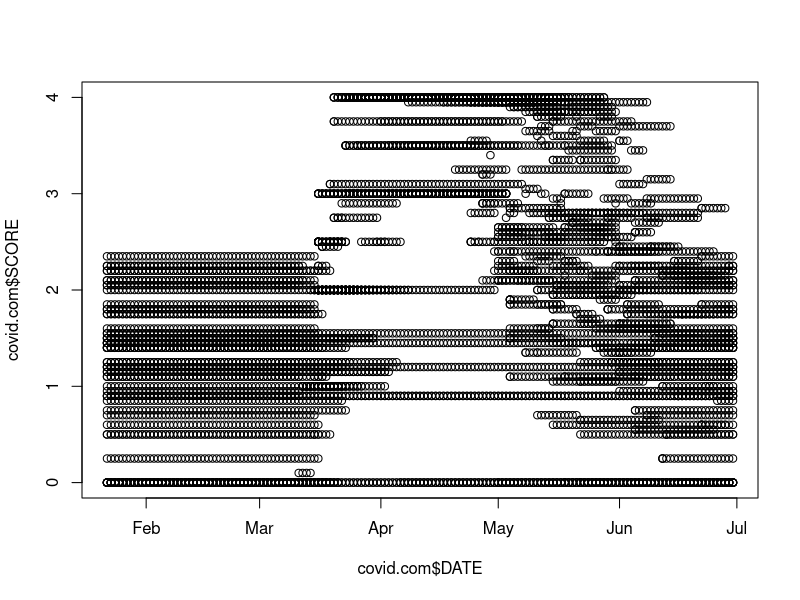
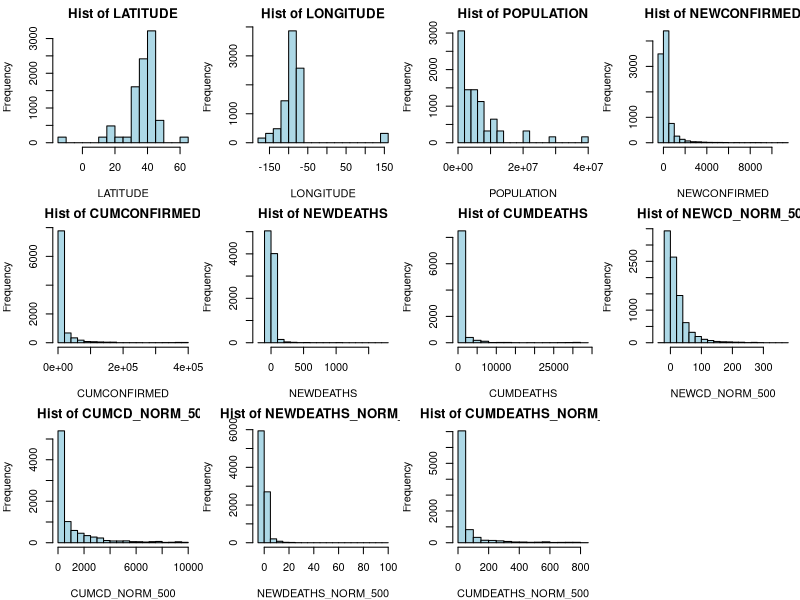
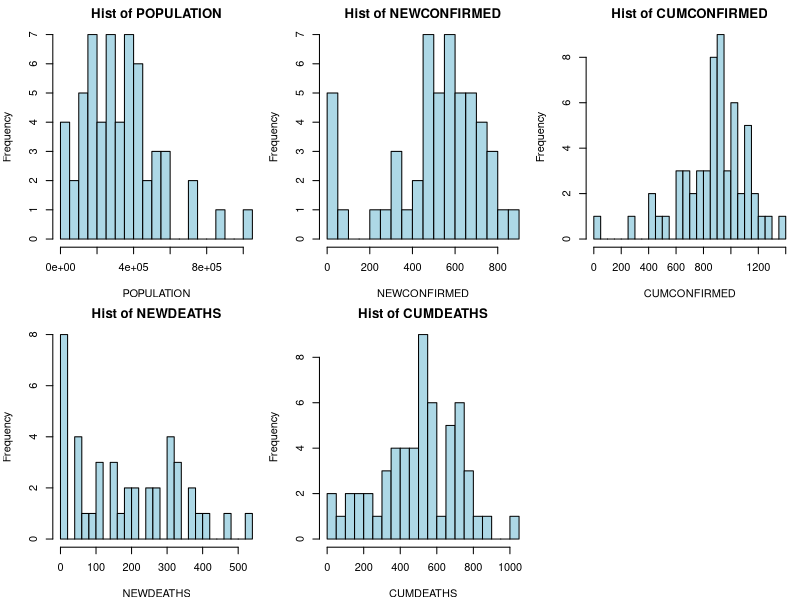
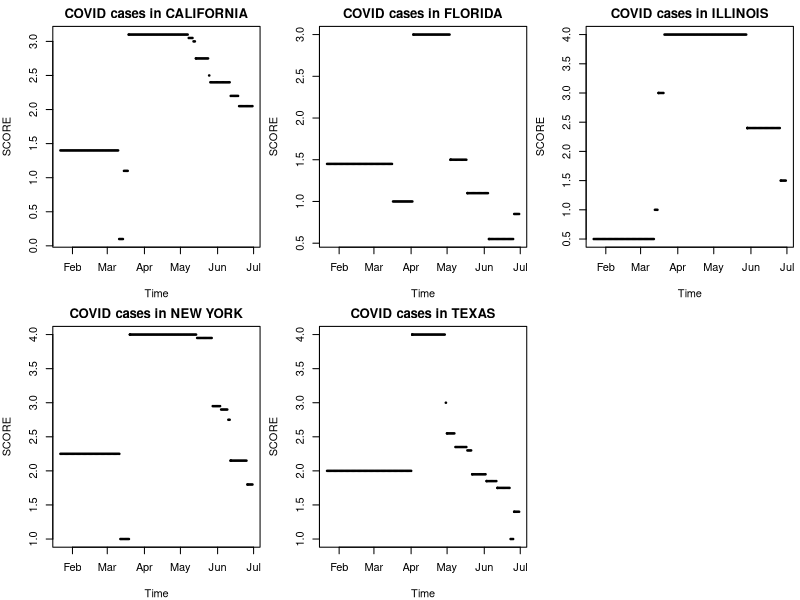

These charts were generated, in order, by the following R code: (Note: this script raises an error after producing the figures.)
## ---- chunk 1
library("readxl")
library(tidyverse)
## ---- chunk 2
covid = data.frame(read_excel("covid1.xlsx"))
covid.g1 = data.frame(read_excel("COVID_G1.xlsx"))
## ---- chunk 3
covid$DATE = as.Date(covid$DATE)
## ---- chunk 4
covid.g1$DATE = as.Date(parse_date_time(covid.g1$DATE, orders="mdy"))
## ---- chunk 5
head(covid.g1, 50)
## ---- chunk 6
head(covid, 10)
## ---- chunk 7
covid.com = covid %>% full_join(covid.g1, by = c("STATE", "DATE"))
## ---- chunk 8
combine.attributes <- function(x, y) {
  n = length(x)
  for (i in 1:n) {
    if (is.na(x[i])) {
      x[i] = y[i]
    }
  }
  return (x)
}
## ---- chunk 9
redundant.attributes = c("STUSAB", "LATITUDE", "LONGITUDE", "STATEFP", "GNISID")
## ---- chunk 10
clean.combined.data <- function(data, attrs) {
  for (name in attrs) {
    data[, name] = combine.attributes(covid.com[, paste(name, ".x", sep="")], covid.com[, paste(name, ".y", sep="")])
    data[, paste(name, ".x", sep="")] = NULL
    data[, paste(name, ".y", sep="")] = NULL
  }
  return (data)
}
## ---- chunk 11
covid.com = clean.combined.data(covid.com, redundant.attributes)
## ---- chunk 12
extend.attr <- function(data, feature) {
  n = dim(data)[1]
  scores = rep(0, n)
  index = 1
  while (is.na(data[,feature][index])) {index = index + 1}
  curr.score = 0
  while (index < n+1) {
    if (!(is.na(data[,feature][index]))) {
      curr_score = data[,feature][index]
    }
    scores[index] = curr_score
    index = index + 1
  }
  return (scores)
}
## ---- chunk 13
covid.com$SCORE = extend.attr(covid.com, "SCORE")
## ---- chunk 14
head(covid.com, 10)
## ---- chunk 15
plot(covid.com$DATE, covid.com$SCORE)
## ---- chunk 16
cont.cols = c(5:11,14:17)
## ---- chunk 17
par(mfrow=c(3,4), mar=c(4,4,2,0.5)) # Setup grid, margins
for (j in cont.cols) {
  hist(covid[,j], xlab=colnames(covid)[j],
       main=paste("Hist of", colnames(covid)[j]),
       col="lightblue", breaks=20)
}
## ---- chunk 18
grouped.df = covid %>% group_by(STATE) %>% summarize(POPULATION = sum(sqrt(POPULATION), na.rm = TRUE), NEWCONFIRMED = sum(log(NEWCONFIRMED+1), na.rm = TRUE), CUMCONFIRMED = sum(log(CUMCONFIRMED+1), na.rm = TRUE), NEWDEATHS=sum(log(NEWDEATHS+1), na.rm = TRUE), CUMDEATHS=sum(log(CUMDEATHS+1), na.rm = TRUE)) %>% data.frame()
## ---- chunk 19
grouped.df
## ---- chunk 20
par(mfrow=c(2,3), mar=c(4,4,2,0.5)) # Setup grid, margins
for (j in (2:6)) {
  hist(grouped.df[,j], xlab=colnames(grouped.df)[j],
       main=paste("Hist of", colnames(grouped.df)[j]),
       col="lightblue", breaks=20)
}
## ---- chunk 21
# generate top n states with the most people
top_pop_states <- function(data, n=5) {
  d = data %>% group_by(STATE) %>% summarize(POPULATION = mean(POPULATION, na.rm = TRUE))
  return (top_n(d, n=n, wt=POPULATION)[[1]])                          
}
## ---- chunk 22
# plot covid cases for top population states
plot_states <- function(data, states, feature, x=2, y=3) {
  # top_states = top_pop_states(covid, n)
  par(mfrow=c(x,y), mar=c(4,4,2,0.5)) # Setup grid, margins
  for (state in states) {
    d = data %>% filter(STATE == state) %>% select(POPULATION, DATE, NEWCONFIRMED, CUMCONFIRMED, NEWDEATHS, CUMDEATHS, SCORE)
    plot(d$DATE, d[,feature], xlab = "Time", ylab = feature, main = paste("COVID cases in", state), pch = 20, cex = 0.5)
  }
}
## ---- chunk 23
head(covid.com)
## ---- chunk 24
states = top_pop_states(covid)
plot_states(covid.com, states, 'SCORE')
## ---- chunk 25
plot_states(covid, 'NEWCONFIRMED')
## ---- chunk 26
write.csv(covid.com, "covid.com.csv")
